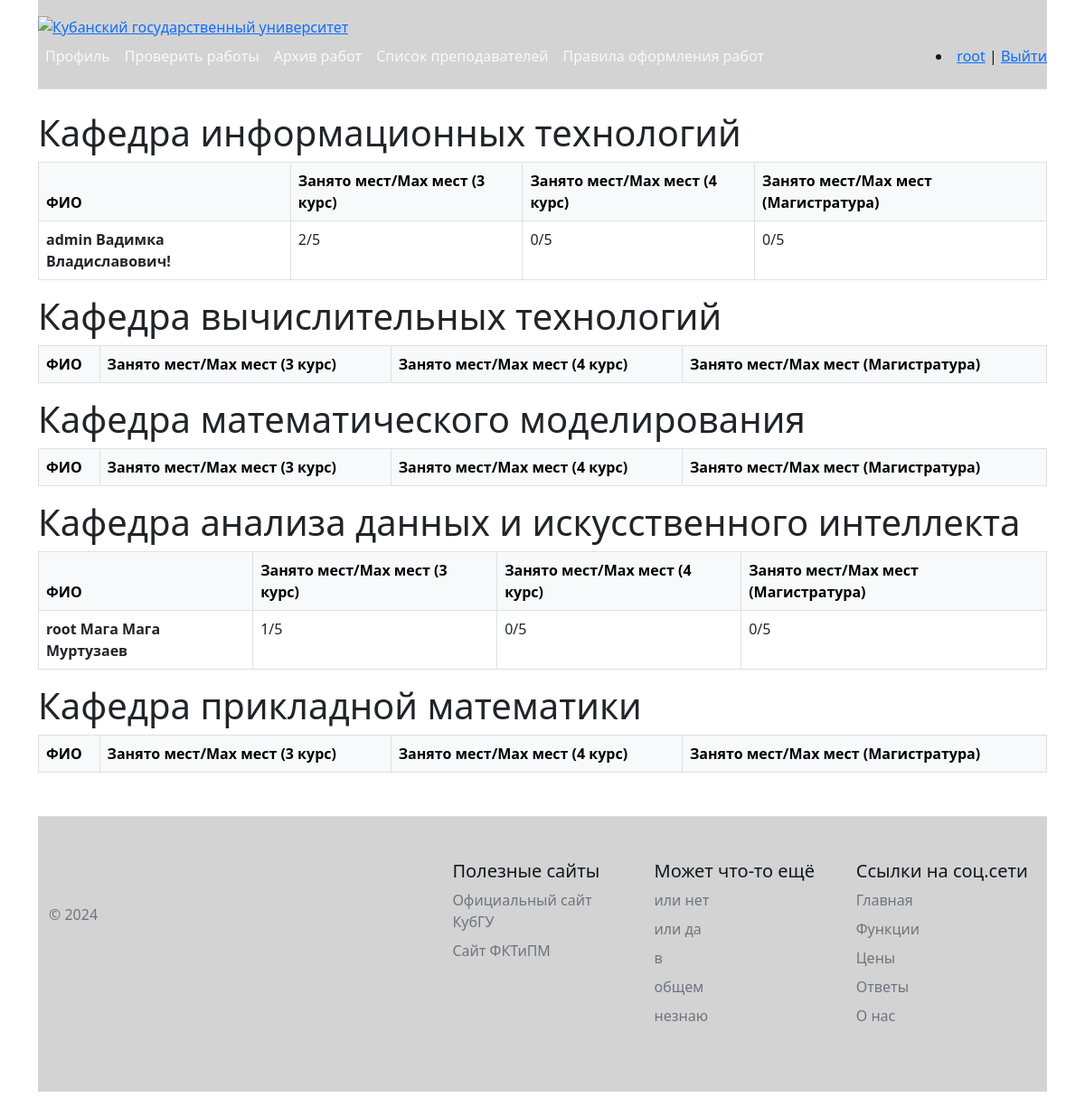
/home/list_teacher/ (signed in), run on the app's committed database.
### users/models.py (models this page shows)
class Teacher(models.Model):
    user = models.OneToOneField(User, on_delete=models.CASCADE, null=True,
                                default=None)
    INFORMATION_TECHNOLOGY = "IT"
    COMPUTATIONAL_TECHNOLOGIES = "CT"
    MATHEMATICAL_MODELING = "MM"
    DATA_ANALYSIS_AND_ARTIFICIAL_INTELLIGENCE = "DAAAI"
    APPLIED_MATHEMATICS = "AM"
    DEPARTMENT_CHOICES = (
        (INFORMATION_TECHNOLOGY, "Кафедра информационных технологий"),
        (COMPUTATIONAL_TECHNOLOGIES, "Кафедра вычислительных технологий"),
        (MATHEMATICAL_MODELING, "Кафедра математического моделирования"),
        (DATA_ANALYSIS_AND_ARTIFICIAL_INTELLIGENCE, "Кафедра анализа данных и искусственного интеллекта"),
        (APPLIED_MATHEMATICS, "Кафедра прикладной математики"),
    )
    department = models.CharField(max_length=100, db_index=True,
                                  verbose_name="Кафедра", blank=True,
                                  default=INFORMATION_TECHNOLOGY,
                                  choices=DEPARTMENT_CHOICES,
                                  )
    current_amount_3_course = models.IntegerField(blank=True, default=0,
                                                  validators=[
                                                      MaxValueValidator(5),
                                                      MinValueValidator(0)
                                                  ]
                                                  )
    max_amount_3_course = models.IntegerField(blank=True, default=5,
                                              validators=[
                                                  MaxValueValidator(5),
                                                  MinValueValidator(0)
                                              ]
                                              )
    current_amount_4_course = models.IntegerField(blank=True, default=0,
                                                  validators=[
                                                      MaxValueValidator(5),
                                                      MinValueValidator(0)
                                                  ]
                                                  )
    max_amount_4_course = models.IntegerField(blank=True, default=5,
                                              validators=[
                                                  MaxValueValidator(5),
                                                  MinValueValidator(0)
                                              ]
                                              )
    current_amount_m = models.IntegerField(blank=True, default=0,
                                           validators=[
                                               MaxValueValidator(5),
                                               MinValueValidator(0)
                                           ]
                                           )
    max_amount_m = models.IntegerField(blank=True, default=5,
                                       validators=[
                                           MaxValueValidator(5),
                                           MinValueValidator(0)
                                       ]
                                       )

### works/views.py (the view)
# urls.py: path('list_teacher/', views.ShowTeachersView.as_view(), name='list_teacher'),
class ShowTeachersView(ListView):
    model = Teacher
    template_name = 'works/list_teachers.html'
    extra_context = {'faculty': Teacher.DEPARTMENT_CHOICES, 'teachers':
        Teacher.objects.all()}

### works/templates/works/list_teachers.html
{% extends 'base.html' %}
{% block content %}
{% for f in faculty %}
<h1>{{ f.1 }}</h1>
<table class="table table-bordered table-hover">
  <thead class="table-light">
    <tr>
      <th scope="col">ФИО</th>
      <th scope="col">Занято мест/Max мест (3 курс)</th>
      <th scope="col">Занято мест/Max мест (4 курс)</th>
      <th scope="col">Занято мест/Max мест (Магистратура)</th>
    </tr>
  </thead>
  <tbody>
    {% for teacher in teachers %}
    {% if teacher.department == f.0 %}
    <tr>
      <th scope="row">{{ teacher.user.username }} {{ teacher.user.first_name }} {{ teacher.user.last_name }}</th>
      <td>{{ teacher.current_amount_3_course }}/{{teacher.max_amount_3_course}}</td>
      <td>{{ teacher.current_amount_4_course }}/{{teacher.max_amount_4_course}}</td>
      <td>{{ teacher.current_amount_m }}/{{teacher.max_amount_m}}</td>
    </tr>
    {% endif %}
    {% endfor %}
  </tbody>
</table>
{% endfor %}
{% endblock content%}

### templates/base.html (shortened to what this page needs)
{% load static %}
<!doctype html>
<html lang="en">
<head>
    <link href="https://cdn.jsdelivr.net/npm/bootstrap@5.0.2/dist/css/bootstrap.min.css" rel="stylesheet">
</head>
<body>
<div class="container">
    {% block header %}
	<div class="container alert-dark p-0 m-0">
        <header class="d-flex flex-wrap align-items-center justify-content-center justify-content-md-between py-3 mb-4 border-bottom">
          <div class="logo-img">
                    <a href="/ru" rel="home" title="Кубанский государственный университет"><img src="https://www.kubsu.ru/sites/all/themes/portal_kubsu/logo.png" alt="Кубанский государственный университет" id="logo" /></a>
          </div>
          <ul class="nav col-12 col-md-auto mb-2 justify-content-center mb-md-0">
              <li><a href="{% url 'users:edit_profile' %}"
                   class="nav-link px-2 link-light">Профиль</a></li>
              {% if user.is_authenticated %}
                  {% if user.is_staff %}
                  <li>
                      <a href="" class="nav-link px-2 link-light">Проверить работы</a>
                  </li>
                  {% else %}
                  <li>
                      <a href="" class="nav-link px-2 link-light">Писать работу</a>
                  </li>
                  {% endif %}
              {% endif %}
            <li><a href="{% url 'home' %}"
                   class="nav-link px-2 link-light">Архив
                работ</a></li>
            <li><a href="{% url 'list_teacher' %}"
                   class="nav-link px-2 link-light">Список
                преподавателей</a></li>
            <li>
                <a href="https://www.kubsu.ru/ru/fppk/oformlenie-vkr-i-kursovyh-rabot" class="nav-link px-2 link-light">Правила
                оформления работ</a></li>
          </ul>
          <div class="col-md-3 text-end">
            {% if user.is_authenticated %}
				<li class="last"><a href="{% url 'users:profile' %}">{{user.username}}</a> | <a href="{% url 'users:logout' %}">Выйти</a></li>
			{% endif %}
          </div>
        </header>
    </div>
{% endblock header %}
{% block main %}
{% block content %}
{% endblock content%}
{% endblock main%}
{% block footer %}
	<div class="container">
        <footer
                class="row row-cols-1 row-cols-sm-2 row-cols-md-5 py-5 my-5 border-top alert-dark">
            <div class="col mb-3">
              <a href="/" class="d-flex align-items-center mb-3 link-dark text-decoration-none">
                <svg class="bi me-2" width="40" height="32"><use xlink:href="#bootstrap"/></svg>
              </a>
              <p class="text-muted">&copy; 2024</p>
            </div>
            <div class="col mb-3">
            </div>
            <div class="col mb-3">
              <h5>Полезные сайты</h5>
              <ul class="nav flex-column">
                <li class="nav-item mb-2">
                    <a href="https://www.kubsu.ru/ru"
                       class="nav-link p-0 text-muted">Официальный сайт
                        КубГУ</a>
                </li>
                <li class="nav-item mb-2"><a href="https://www.kubsu.ru/ru/fktipm"
                                             class="nav-link p-0 text-muted">
                    Сайт ФКТиПМ</a></li>
              </ul>
            </div>
            <div class="col mb-3">
              <h5>Может что-то ещё</h5>
              <ul class="nav flex-column">
                <li class="nav-item mb-2"><a href="#"
                                             class="nav-link p-0 text-muted">
                    или нет</a></li>
                <li class="nav-item mb-2"><a href="#"
                                             class="nav-link p-0 text-muted">
                    или да</a></li>
                <li class="nav-item mb-2"><a href="#"
                                             class="nav-link p-0 text-muted">в</a></li>
                <li class="nav-item mb-2"><a href="#"
                                             class="nav-link p-0 text-muted">
                    общем</a></li>
                <li class="nav-item mb-2"><a href="#"
                                             class="nav-link p-0 text-muted">
                    незнаю</a></li>
              </ul>
            </div>
            <div class="col mb-3">
              <h5>Ссылки на соц.сети</h5>
              <ul class="nav flex-column">
                <li class="nav-item mb-2"><a href="#" class="nav-link p-0 text-muted">Главная</a></li>
                <li class="nav-item mb-2"><a href="#" class="nav-link p-0 text-muted">Функции</a></li>
                <li class="nav-item mb-2"><a href="#" class="nav-link p-0 text-muted">Цены</a></li>
                <li class="nav-item mb-2"><a href="#" class="nav-link p-0 text-muted">Ответы</a></li>
                <li class="nav-item mb-2"><a href="#" class="nav-link p-0 text-muted">О нас</a></li>
              </ul>
            </div>
        </footer>
    </div>
{% endblock footer %}
</div>
</body>
</html>

### data on the page
Teacher: user.username "admin", user.first_name "Вадимка", user.last_name "Владиславович!", current_amount_3_course "2", max_amount_3_course "5", current_amount_4_course "0", max_amount_4_course "5", current_amount_m "0", max_amount_m "5"
Teacher: user.username "root", user.first_name "Магa Мага", user.last_name "Муртузаев", current_amount_3_course "1", max_amount_3_course "5", current_amount_4_course "0", max_amount_4_course "5", current_amount_m "0", max_amount_m "5"

### other printed values
{{ user.username }} "root"
{{ f.1 }} "Кафедра информационных технологий" "Кафедра вычислительных технологий" "Кафедра математического моделирования" "Кафедра анализа данных и искусственного интеллекта" "Кафедра прикладной математики"
